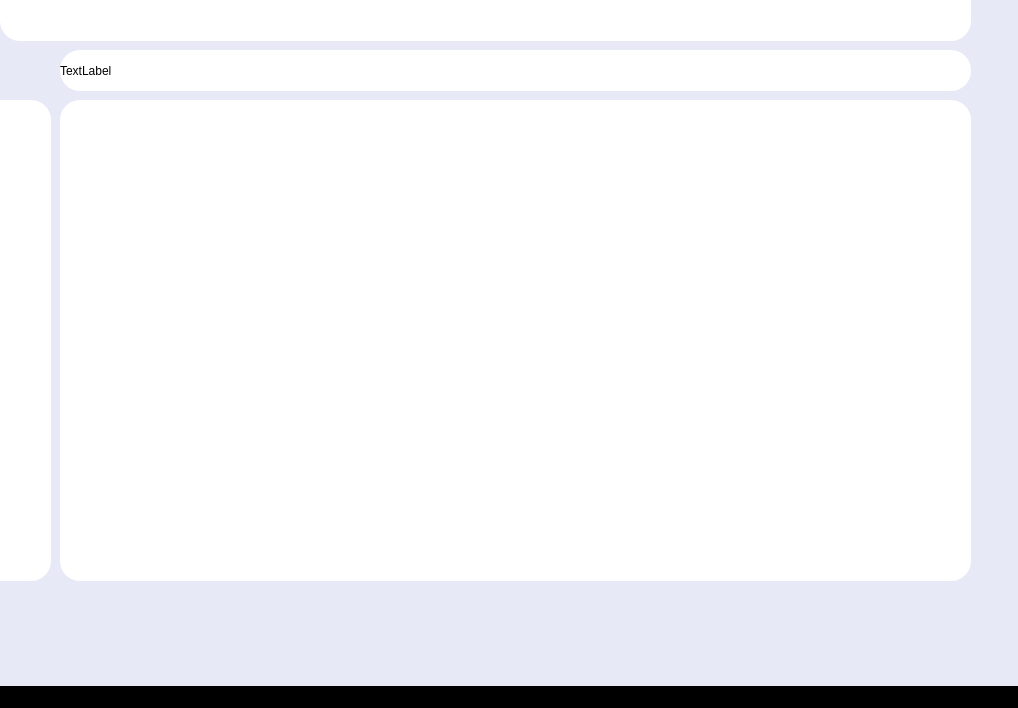
<?xml version="1.0" encoding="UTF-8"?>
<ui version="4.0">
 <class>MainWindow</class>
 <widget class="QMainWindow" name="MainWindow">
  <property name="geometry">
   <rect>
    <x>0</x>
    <y>0</y>
    <width>1018</width>
    <height>708</height>
   </rect>
  </property>
  <property name="windowTitle">
   <string>MainWindow</string>
  </property>
  <property name="autoFillBackground">
   <bool>false</bool>
  </property>
  <property name="styleSheet">
   <string notr="true">background-color: e7e9f6;
border: 10px;</string>
  </property>
  <widget class="QWidget" name="centralwidget">
   <property name="styleSheet">
    <string notr="true">background: #e7e9f6;;</string>
   </property>
   <widget class="QFrame" name="ftop">
    <property name="geometry">
     <rect>
      <x>0</x>
      <y>0</y>
      <width>971</width>
      <height>41</height>
     </rect>
    </property>
    <property name="autoFillBackground">
     <bool>false</bool>
    </property>
    <property name="styleSheet">
     <string notr="true">background-color: white;
border-bottom-right-radius: 20px;
border-bottom-left-radius: 20px;</string>
    </property>
    <property name="frameShape">
     <enum>QFrame::Shape::NoFrame</enum>
    </property>
    <widget class="QFrame" name="fftop">
     <property name="geometry">
      <rect>
       <x>860</x>
       <y>0</y>
       <width>105</width>
       <height>43</height>
      </rect>
     </property>
     <property name="autoFillBackground">
      <bool>false</bool>
     </property>
     <property name="styleSheet">
      <string notr="true">background-color: white;
border-buttom-radius: 20px;</string>
     </property>
     <property name="frameShape">
      <enum>QFrame::Shape::NoFrame</enum>
     </property>
     <layout class="QHBoxLayout" name="horizontalLayout">
      <item>
       <widget class="QPushButton" name="show">
        <property name="minimumSize">
         <size>
          <width>25</width>
          <height>25</height>
         </size>
        </property>
        <property name="autoFillBackground">
         <bool>false</bool>
        </property>
        <property name="styleSheet">
         <string notr="true">background-color: rgb(255, 255, 255, 0);
border-radius: 20px;</string>
        </property>
        <property name="text">
         <string/>
        </property>
        <property name="icon">
         <iconset>
          <normaloff>white_icons/green.png</normaloff>white_icons/green.png</iconset>
        </property>
       </widget>
      </item>
      <item>
       <widget class="QPushButton" name="full">
        <property name="minimumSize">
         <size>
          <width>25</width>
          <height>25</height>
         </size>
        </property>
        <property name="autoFillBackground">
         <bool>false</bool>
        </property>
        <property name="styleSheet">
         <string notr="true">background-color: rgb(255, 255, 255, 0);
border-radius: 20px;</string>
        </property>
        <property name="text">
         <string/>
        </property>
        <property name="icon">
         <iconset>
          <normaloff>white_icons/yellow.png</normaloff>white_icons/yellow.png</iconset>
        </property>
        <property name="iconSize">
         <size>
          <width>14</width>
          <height>14</height>
         </size>
        </property>
       </widget>
      </item>
      <item>
       <widget class="QPushButton" name="exit">
        <property name="enabled">
         <bool>true</bool>
        </property>
        <property name="minimumSize">
         <size>
          <width>25</width>
          <height>25</height>
         </size>
        </property>
        <property name="autoFillBackground">
         <bool>false</bool>
        </property>
        <property name="styleSheet">
         <string notr="true">background-color: rgb(255, 255, 255, 0);
border-radius: 20px;</string>
        </property>
        <property name="text">
         <string/>
        </property>
        <property name="icon">
         <iconset>
          <normaloff>white_icons/red.png</normaloff>white_icons/red.png</iconset>
        </property>
       </widget>
      </item>
     </layout>
    </widget>
   </widget>
   <widget class="QLabel" name="flabel">
    <property name="geometry">
     <rect>
      <x>60</x>
      <y>50</y>
      <width>911</width>
      <height>41</height>
     </rect>
    </property>
    <property name="autoFillBackground">
     <bool>false</bool>
    </property>
    <property name="styleSheet">
     <string notr="true">background-color: white;
border-radius: 20px;</string>
    </property>
    <property name="text">
     <string>TextLabel</string>
    </property>
   </widget>
   <widget class="QPushButton" name="minus">
    <property name="geometry">
     <rect>
      <x>10</x>
      <y>50</y>
      <width>41</width>
      <height>41</height>
     </rect>
    </property>
    <property name="autoFillBackground">
     <bool>false</bool>
    </property>
    <property name="styleSheet">
     <string notr="true">background-color: rgba(255,255,255,0);
border-radius: 20px;</string>
    </property>
    <property name="text">
     <string/>
    </property>
    <property name="icon">
     <iconset>
      <normaloff>white_icons/free-icon-back-11407410.png</normaloff>white_icons/free-icon-back-11407410.png</iconset>
    </property>
    <property name="iconSize">
     <size>
      <width>30</width>
      <height>30</height>
     </size>
    </property>
   </widget>
   <widget class="QWidget" name="cw" native="true">
    <property name="geometry">
     <rect>
      <x>0</x>
      <y>100</y>
      <width>971</width>
      <height>481</height>
     </rect>
    </property>
    <property name="styleSheet">
     <string notr="true">background: rgba(255,255,255,0)
</string>
    </property>
    <widget class="QListWidget" name="listWidget_icon_only">
     <property name="geometry">
      <rect>
       <x>0</x>
       <y>0</y>
       <width>51</width>
       <height>481</height>
      </rect>
     </property>
     <property name="styleSheet">
      <string notr="true">background: white;
border-top-right-radius: 20px;
border-bottom-right-radius: 20px;</string>
     </property>
    </widget>
    <widget class="QListWidget" name="centerfile">
     <property name="geometry">
      <rect>
       <x>60</x>
       <y>0</y>
       <width>911</width>
       <height>481</height>
      </rect>
     </property>
     <property name="styleSheet">
      <string notr="true">background: white; border-radius: 20px;</string>
     </property>
    </widget>
   </widget>
  </widget>
  <widget class="QStatusBar" name="statusbar"/>
 </widget>
 <resources>
  <include location="exp.ui"/>
 </resources>
 <connections/>
</ui>
